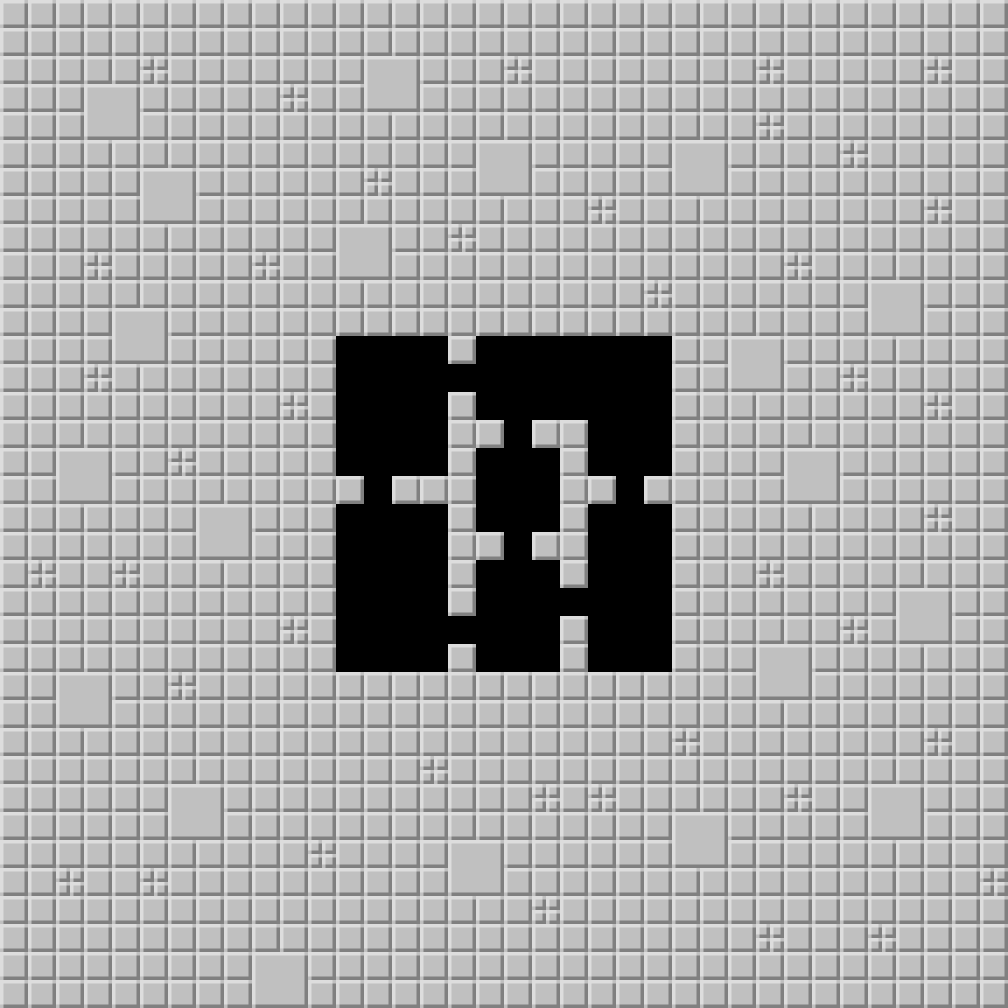

The image is a tile-based game level rendered from a .tmx file. Its description and source (layers, tilesets, objects; grid data summarised) follow:
An orthogonal 36x36 tile map with 28x28 px tiles, 1 tile layer (Map) and 133 objects (98x Unexplored, 8x Pot, 7x Door, UpStairs, DownStairs).

<map version="1.10" tiledversion="1.11.2" orientation="orthogonal" renderorder="right-down" width="36" height="36" tilewidth="28" tileheight="28" infinite="0" nextlayerid="6" nextobjectid="136">
 <editorsettings>
  <export target="Area1_5.json" format="json" />
 </editorsettings>
 <tileset firstgid="1" source="Resource.tsx" />
 <layer id="1" name="Map" width="36" height="36">
  <data>[1296 cells, 1296 non-empty, 7 distinct tile ids]</data>
 </layer>
 <objectgroup id="2" name="Object">
  <object id="1" name="Pot" gid="14" x="364" y="560" width="28" height="28" />
  <object id="2" name="Pot" gid="14" x="392" y="560" width="28" height="28" />
  <object id="3" name="Pot" gid="14" x="364" y="588" width="28" height="28" />
  <object id="4" name="Pot" gid="14" x="392" y="588" width="28" height="28" />
  <object id="5" name="Pot" gid="14" x="364" y="616" width="28" height="28" />
  <object id="6" name="Pot" gid="14" x="392" y="616" width="28" height="28" />
  <object id="7" name="Pot" gid="14" x="364" y="644" width="28" height="28" />
  <object id="8" name="Pot" gid="14" x="392" y="644" width="28" height="28" />
  <object id="9" name="Door" gid="15" x="448" y="644" width="28" height="28" />
  <object id="10" name="Door" gid="15" x="560" y="616" width="28" height="28" />
  <object id="11" name="Door" gid="15" x="504" y="560" width="28" height="28" />
  <object id="12" name="Door" gid="15" x="616" y="504" width="28" height="28" />
  <object id="13" name="Door" gid="15" x="504" y="448" width="28" height="28" />
  <object id="14" name="Door" gid="15" x="448" y="392" width="28" height="28" />
  <object id="15" name="Door" gid="15" x="364" y="504" width="28" height="28" />
  <object id="16" name="UpStairs" gid="9" x="532" y="672" width="28" height="28" />
  <object id="17" name="DownStairs" gid="10" x="644" y="364" width="28" height="28" />
 </objectgroup>
 <objectgroup id="3" name="Unexplored">
  <object id="18" name="Unexplored" gid="8" x="420" y="672" width="28" height="28" />
  <object id="19" name="Unexplored" gid="8" x="392" y="672" width="28" height="28" />
  <object id="20" name="Unexplored" gid="8" x="364" y="672" width="28" height="28" />
  <object id="21" name="Unexplored" gid="8" x="336" y="672" width="28" height="28" />
  <object id="22" name="Unexplored" gid="8" x="336" y="644" width="28" height="28" />
  <object id="23" name="Unexplored" gid="8" x="364" y="644" width="28" height="28" />
  <object id="24" name="Unexplored" gid="8" x="392" y="644" width="28" height="28" />
  <object id="25" name="Unexplored" gid="8" x="420" y="644" width="28" height="28" />
  <object id="26" name="Unexplored" gid="8" x="420" y="616" width="28" height="28" />
  <object id="27" name="Unexplored" gid="8" x="392" y="616" width="28" height="28" />
  <object id="28" name="Unexplored" gid="8" x="364" y="616" width="28" height="28" />
  <object id="29" name="Unexplored" gid="8" x="336" y="616" width="28" height="28" />
  <object id="30" name="Unexplored" gid="8" x="336" y="588" width="28" height="28" />
  <object id="31" name="Unexplored" gid="8" x="364" y="588" width="28" height="28" />
  <object id="32" name="Unexplored" gid="8" x="392" y="588" width="28" height="28" />
  <object id="33" name="Unexplored" gid="8" x="420" y="588" width="28" height="28" />
  <object id="34" name="Unexplored" gid="8" x="420" y="560" width="28" height="28" />
  <object id="35" name="Unexplored" gid="8" x="392" y="560" width="28" height="28" />
  <object id="36" name="Unexplored" gid="8" x="364" y="560" width="28" height="28" />
  <object id="37" name="Unexplored" gid="8" x="336" y="560" width="28" height="28" />
  <object id="38" name="Unexplored" gid="8" x="336" y="532" width="28" height="28" />
  <object id="39" name="Unexplored" gid="8" x="364" y="532" width="28" height="28" />
  <object id="40" name="Unexplored" gid="8" x="392" y="532" width="28" height="28" />
  <object id="41" name="Unexplored" gid="8" x="420" y="532" width="28" height="28" />
  <object id="42" name="Unexplored" gid="8" x="420" y="476" width="28" height="28" />
  <object id="43" name="Unexplored" gid="8" x="392" y="476" width="28" height="28" />
  <object id="44" name="Unexplored" gid="8" x="364" y="476" width="28" height="28" />
  <object id="45" name="Unexplored" gid="8" x="336" y="476" width="28" height="28" />
  <object id="46" name="Unexplored" gid="8" x="336" y="448" width="28" height="28" />
  <object id="47" name="Unexplored" gid="8" x="364" y="448" width="28" height="28" />
  <object id="48" name="Unexplored" gid="8" x="392" y="448" width="28" height="28" />
  <object id="49" name="Unexplored" gid="8" x="420" y="448" width="28" height="28" />
  <object id="50" name="Unexplored" gid="8" x="420" y="420" width="28" height="28" />
  <object id="51" name="Unexplored" gid="8" x="392" y="420" width="28" height="28" />
  <object id="52" name="Unexplored" gid="8" x="364" y="420" width="28" height="28" />
  <object id="53" name="Unexplored" gid="8" x="336" y="420" width="28" height="28" />
  <object id="54" name="Unexplored" gid="8" x="336" y="392" width="28" height="28" />
  <object id="55" name="Unexplored" gid="8" x="364" y="392" width="28" height="28" />
  <object id="56" name="Unexplored" gid="8" x="392" y="392" width="28" height="28" />
  <object id="57" name="Unexplored" gid="8" x="420" y="392" width="28" height="28" />
  <object id="58" name="Unexplored" gid="8" x="420" y="364" width="28" height="28" />
  <object id="59" name="Unexplored" gid="8" x="392" y="364" width="28" height="28" />
  <object id="60" name="Unexplored" gid="8" x="364" y="364" width="28" height="28" />
  <object id="61" name="Unexplored" gid="8" x="336" y="364" width="28" height="28" />
  <object id="62" name="Unexplored" gid="8" x="476" y="364" width="28" height="28" />
  <object id="63" name="Unexplored" gid="8" x="504" y="364" width="28" height="28" />
  <object id="64" name="Unexplored" gid="8" x="532" y="364" width="28" height="28" />
  <object id="65" name="Unexplored" gid="8" x="560" y="364" width="28" height="28" />
  <object id="66" name="Unexplored" gid="8" x="588" y="364" width="28" height="28" />
  <object id="67" name="Unexplored" gid="8" x="616" y="364" width="28" height="28" />
  <object id="68" name="Unexplored" gid="8" x="644" y="364" width="28" height="28" />
  <object id="69" name="Unexplored" gid="8" x="644" y="392" width="28" height="28" />
  <object id="70" name="Unexplored" gid="8" x="588" y="392" width="28" height="28" />
  <object id="71" name="Unexplored" gid="8" x="616" y="392" width="28" height="28" />
  <object id="72" name="Unexplored" gid="8" x="560" y="392" width="28" height="28" />
  <object id="73" name="Unexplored" gid="8" x="532" y="392" width="28" height="28" />
  <object id="74" name="Unexplored" gid="8" x="504" y="392" width="28" height="28" />
  <object id="75" name="Unexplored" gid="8" x="476" y="392" width="28" height="28" />
  <object id="76" name="Unexplored" gid="8" x="476" y="420" width="28" height="28" />
  <object id="77" name="Unexplored" gid="8" x="504" y="420" width="28" height="28" />
  <object id="78" name="Unexplored" gid="8" x="532" y="420" width="28" height="28" />
  <object id="79" name="Unexplored" gid="8" x="560" y="420" width="28" height="28" />
  <object id="80" name="Unexplored" gid="8" x="588" y="420" width="28" height="28" />
  <object id="81" name="Unexplored" gid="8" x="616" y="420" width="28" height="28" />
  <object id="82" name="Unexplored" gid="8" x="644" y="420" width="28" height="28" />
  <object id="83" name="Unexplored" gid="8" x="644" y="448" width="28" height="28" />
  <object id="84" name="Unexplored" gid="8" x="616" y="448" width="28" height="28" />
  </objectgroup>
 <objectgroup id="4" name="InvisibleWall">
  <!-- 17 objects omitted --></objectgroup>
 <objectgroup id="5" name="Respawnpoint">
  <!-- 1 objects omitted --></objectgroup>
</map>
<!-- 49 of 133 objects omitted -->
